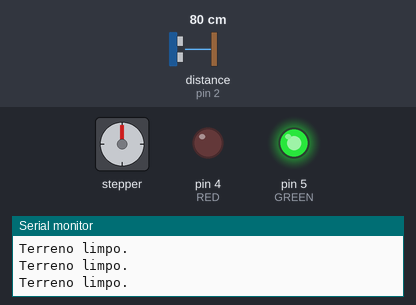
This sketch was run on a simulated Arduino Uno, built with avr-gcc and run on an emulated ATmega328P. On the bench: stepper motor, output pins drawn as LEDs (lit = HIGH), the last lines printed to the serial monitor. Wiring (inferred from the names in the program): ultrasonic range finder: trigger pin 3; echo pin 2; stepper motor (2048 steps per turn assumed): coils pin 6, pin 7, pin 8, pin 9. Dashed ring = blinking. The inputs (shaded band) are chosen by the test bench; at power-on: distance to the obstacle (sensor on pin 2) 80 cm. The echo pulse lasts 58.3 µs per cm; pins used as bus, display or sensor lines are not drawn.

Above: at 1.2 s.
1.3 s: distance to the obstacle (sensor on pin 2) set to 93 cm
At 1.59 s:
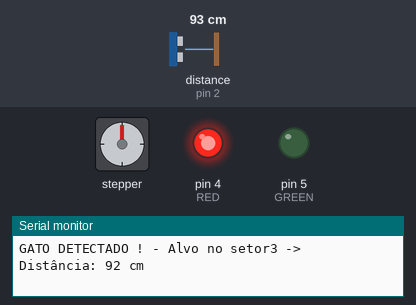
4.3 s: distance to the obstacle (sensor on pin 2) set to 2 cm
7.3 s: distance to the obstacle (sensor on pin 2) set to 4 cm
At 7.74 s:
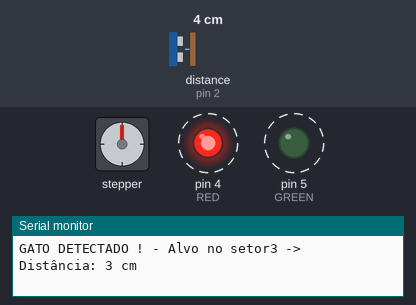
10.3 s: distance to the obstacle (sensor on pin 2) set to 9 cm
At 12.2 s:
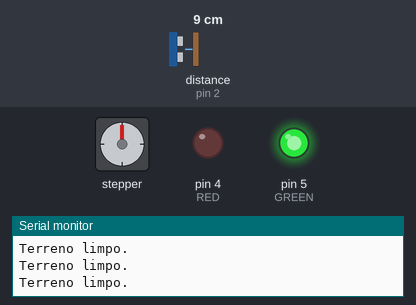
13.3 s: distance to the obstacle (sensor on pin 2) set to 12 cm
At 13.7 s:
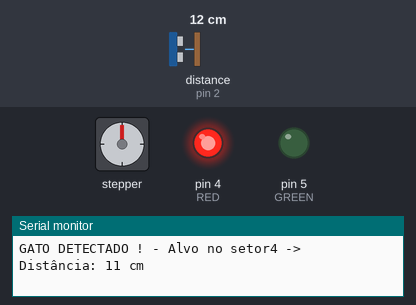
Timing chart, 0 to 17.3 s (numbered marks = the images above; inputs shaded):
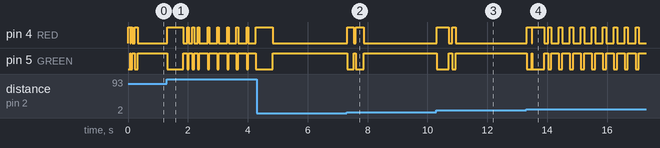

The sketch:

EDUCATS_01.ino
```cpp
#include <Arduino.h>

// Código inicial: https://meetarduino.wordpress.com/
/*
Desenvolvido por Alexandre Aravecchia
aravecchia@gmail.com
www.aravecchia.weebly.com
*/
// Apoio: Labdegaragem, CriaLivre e Revista Espirito Livre

#define echoPin 2
#define trigPin 3
#define RED 4
#define GREEN 5

//Controle do motor de passo:
int A = 6;
int B = 7;
int C = 8;
int D = 9;
int matriz[16][4] = {
  {
    0, 0, 0, 1
  }
  ,
  {
    0, 0, 1, 1
  }
  ,
  {
    0, 0, 1, 0
  }
  ,
  {
    0, 1, 1, 0
  }
  ,
  {
    0, 1, 0, 0
  }
  ,
  {
    1, 1, 0, 0
  }
  ,
  {
    1, 0, 0, 0
  }
  ,
  {
    1, 0, 0, 1
  }
};

void setup()
{
  Serial.begin (9600);
  pinMode(trigPin, OUTPUT);
  pinMode(echoPin, INPUT);
  pinMode(RED, OUTPUT);
  pinMode(GREEN, OUTPUT);

  pinMode(A, OUTPUT);
  pinMode(B, OUTPUT);
  pinMode(C, OUTPUT);
  pinMode(D, OUTPUT);

  digitalWrite(A, LOW);
  digitalWrite(B, LOW);
  digitalWrite(C, LOW);
  digitalWrite(D, LOW);
}


void motor(int m[])
{
  digitalWrite(A, m[0]);
  digitalWrite(B, m[1]);
  digitalWrite(C, m[2]);
  digitalWrite(D, m[3]);
}

void loop()
{
  int valor[8];
  int memoria[8];
  for (int x = 0; x < 8; x++)
  {
    motor(matriz[x]);
    long duration, distance; //http://arduino.cc/en/Reference/Long
    digitalWrite(trigPin, LOW);
    //seta o pino 12 com um pulso baixo "LOW" ou desligado
    delayMicroseconds(2); // delay de 2 microssegundos
    digitalWrite(trigPin, HIGH); //seta o pino 12 com pulso alto "HIGH" ou ligado ou ai
    delayMicroseconds(10); //delay de 10 microssegundos
    digitalWrite(trigPin, LOW); //seta o pino 12 com pulso baixo novamente
    duration = pulseIn(echoPin, HIGH); //pulseIn lê o tempo entre a chamada e o pino e
    //Esse calculo é baseado em s = v . t, lembrando que o tempo vem dobrado
    //porque é o tempo de ida e volta do ultrassom

    distance = (duration / 2) / 29.1;
    valor[x] = distance;

    if (memoria[x] == 0)
    {
      digitalWrite(RED, LOW);
      digitalWrite(GREEN, HIGH);
      Serial.print("Mapeando o terreno...");
    }
    else if (valor[x] == memoria[x])
    {
      digitalWrite(RED, LOW);
      digitalWrite(GREEN, HIGH);
      Serial.println("Terreno limpo.");
    }
    else
    {
      Serial.print("GATO DETECTADO ! - ");
      digitalWrite(RED, HIGH);
      digitalWrite(GREEN, LOW);
      if (distance <= 5000)
      {
        Serial.print("Alvo no setor");
        Serial.print(x);
        Serial.print(" -> Distância: ");
        Serial.print(valor[x]);
        Serial.println(" cm");
      }
      else
      {
        Serial.println("Nada ao alcance!");
      }
    }
    memoria[x] = valor[x];
        delay(10);
  }
    for (int x = 8; x >=0; x--)
  {
    motor(matriz[x]);
    long duration, distance; //http://arduino.cc/en/Reference/Long
    digitalWrite(trigPin, LOW);
    //seta o pino 12 com um pulso baixo "LOW" ou desligado
    delayMicroseconds(2); // delay de 2 microssegundos
    digitalWrite(trigPin, HIGH); //seta o pino 12 com pulso alto "HIGH" ou ligado ou ai
    delayMicroseconds(10); //delay de 10 microssegundos
    digitalWrite(trigPin, LOW); //seta o pino 12 com pulso baixo novamente
    duration = pulseIn(echoPin, HIGH); //pulseIn lê o tempo entre a chamada e o pino e
    //Esse calculo é baseado em s = v . t, lembrando que o tempo vem dobrado
    //porque é o tempo de ida e volta do ultrassom

    distance = (duration / 2) / 29.1;
    valor[x] = distance;

    if (memoria[x] == 0)
    {
      digitalWrite(RED, LOW);
      digitalWrite(GREEN, HIGH);
      Serial.print("Mapeando o terreno...");
    }
    else if (valor[x] == memoria[x])
    {
      digitalWrite(RED, LOW);
      digitalWrite(GREEN, HIGH);
      Serial.println("Terreno limpo.");
    }
    else
    {
      Serial.print("GATO DETECTADO ! - ");
      digitalWrite(RED, HIGH);
      digitalWrite(GREEN, LOW);
      if (distance <= 5000)
      {
        Serial.print("Alvo no setor");
        Serial.print(x);
        Serial.print(" -> Distância: ");
        Serial.print(valor[x]);
        Serial.println(" cm");
      }
      else
      {
        Serial.println("Nada ao alcance!");
      }
    }
    memoria[x] = valor[x];
    delay(10);
  }
}

/*
   #include <Ultrasonic.h>
  // funcão do ultrasonic nos pinos 12 e 13
  Ultrasonic ultrasonic(12,13);
  void setup()
  {
  Serial.begin(9600); //inicia a porta serial
  pinMode(echoPin, INPUT); // seta pino como entrada
  pinMode(trigPin, OUTPUT); // seta pino saída
  }
  void loop()
  {
  digitalWrite(trigPin, LOW);
  delayMicroseconds(2);
  digitalWrite(trigPin, HIGH);
  delayMicroseconds(10);
  digitalWrite(trigPin, LOW);
  // A função Ranging converte o tempo de resposta em centímetros e seta na variável int distancia = (ultrasonic.Ranging(CM));
  Serial.print("Distancia em CM: ");
  Serial.println(distancia);
  delay(1000); //espera 1 segundo para fazer a leitura novamente
  }
*/
```

Measured:
- the behaviour switches between 87 and 88 cm on distance to the obstacle (sensor on pin 2) (found by bisection; images 0 and 1)
- the behaviour switches between 10 and 11 cm on distance to the obstacle (sensor on pin 2) (found by bisection; images 3 and 4)
- after the input at 1.3 s, pin 4 (RED): goes HIGH 0.52 s, 3 × (LOW 0.14 s, HIGH 0.05 s), 5 × (LOW 0.29 s, HIGH 0.05 s), LOW 0.25 s, then HIGH, starting at once; pin 5 (GREEN): goes LOW 0.52 s, 3 × (HIGH 0.14 s, LOW 0.05 s), 5 × (HIGH 0.29 s, LOW 0.05 s), HIGH 0.25 s, then LOW, starting at once
- after the input at 7.3 s, pin 4 (RED): alternates HIGH for 0.25 s and LOW for 0.06 s, 4 changes in all, then stays LOW, starting at once; pin 5 (GREEN): alternates HIGH for 0.06 s and LOW for 0.25 s, 4 changes in all, then stays HIGH, starting at once
- after the input at 10.3 s, pin 4 (RED): LOW → HIGH at once, → LOW 0.39 s later, → HIGH 0.13 s later, → LOW 0.11 s later; pin 5 (GREEN): HIGH → LOW at once, → HIGH 0.39 s later, → LOW 0.13 s later, → HIGH 0.11 s later
- after the input at 13.3 s, pin 4 (RED): goes HIGH 0.17 s, LOW 0.03 s, HIGH 0.40 s, LOW 0.12 s, 8 × (HIGH 0.11 s, LOW 0.26 s), HIGH 0.11 s, then LOW, starting at once; pin 5 (GREEN): goes LOW 0.17 s, HIGH 0.03 s, LOW 0.40 s, HIGH 0.12 s, 8 × (LOW 0.11 s, HIGH 0.26 s), LOW 0.11 s, then HIGH, starting at once
- by itself, pin 4 (RED): alternates HIGH for 0.06 s and LOW for 0.05 s, 6 changes in all, then stays LOW
- by itself, pin 5 (GREEN): alternates HIGH for 0.05 s and LOW for 0.08 s, 5 changes in all, then stays HIGH
